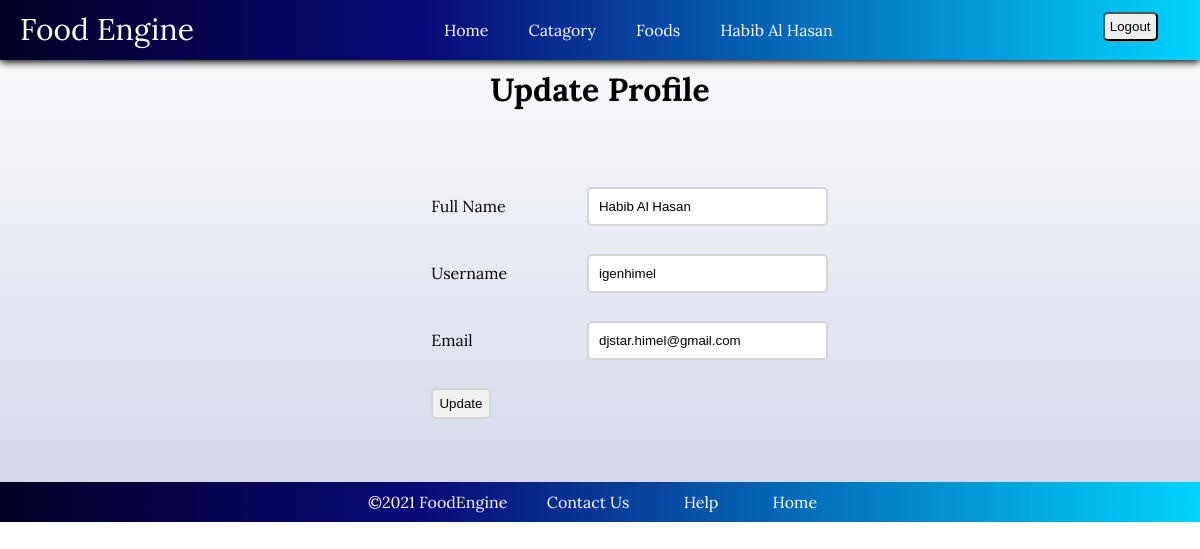
/update_profile.php (signed in), run on the app's committed database.
### tables this page shows
CREATE TABLE `customer` (
  `customer_id` int(11) NOT NULL,
  `customer_name` varchar(30) DEFAULT NULL,
  `username` varchar(15) DEFAULT NULL,
  `email` varchar(30) DEFAULT NULL,
  `password` varchar(40) DEFAULT NULL,
  `contact_number` varchar(11) DEFAULT NULL
);

### update_profile.php (the view, shortened to what this page needs)
<?php
require_once('userpanel.php');
require_once('database.php');
?>
 <?php
            $id=$_SESSION['customer_id'];
            $sql="SELECT * FROM customer WHERE customer_id= '$id'";
            $res=mysqli_query($connect, $sql);
            if($res==true)
            {
                $count = mysqli_num_rows($res);
                if($count>0)
                {
                    $row=mysqli_fetch_assoc($res);
                    $full_name = $row['customer_name'];
                    $username = $row['username'];
                    $email= $row['email'];
                }
                else
                {
                    header('location:user_profile.php');
                }
            }
        ?>
<div class="main-content">
    <div class="wrapper">
        <h1 class="titledashboard">Update Profile</h1>
        <br><br>
        <form action="" method="POST">
            <table class="tbl-31">
                <tr>
                    <td>Full Name </td>
                    <td>
                        <input type="text" name="full_name" value="<?php echo $full_name ?>">
                    </td>
                </tr>
                <tr>
                    <td>Username </td>
                    <td>
                        <input type="text" name="username" value="<?php echo $username ?>">
                    </td>
                </tr>
                <tr>
                    <td>Email </td>
                    <td>
                        <input type="text" name="email" value="<?php echo $email?>">
                    </td>
                </tr>
                <tr>
                    <td colspan="2">
                        <input type="submit" name="updateuser" value="Update" class="btn-secondary">
                    </td>
                </tr>
            </table>
        </form>
    </div>
</div>
<?php
require_once('footers.php');
?>

### userpanel.php (shortened to what this page needs)
<?php
require_once('database.php');
?>
<!DOCTYPE html>
<html lang="en">
<head>
    <link rel="stylesheet" href="user.css">
    <link rel="stylesheet" href="responsive.css">
    <link rel="stylesheet" href="style.css">
</head>
<body>
  <?php
    if(isset($_SESSION['customer_id'])){
        $id=$_SESSION['customer_id'];
        $sql="select * from customer where customer_id=$id";
        $records=mysqli_query($connect,$sql);
        $count=mysqli_num_rows($records);
        if($count==1){
            $row=mysqli_fetch_assoc($records);
            $nameid=$row['customer_name'];
        }
    ?>
   <header class="userheader">
        <ul>
           <li class="title">Food Engine</li>
            <li><a href="mainmenu.php">Home</a></li>
            <li><a href="catagories.php">Catagory</a></li>
            <li><a href="foods.php">Foods</a></li>
            <li><a href="<?php echo "";?>user_profile.php?customer_id=<?php echo $id; ?>"><?php echo $nameid ?></a></li>
            <li>
        <?php
                if(isset($_SESSION['customer_id'])){
                ?>
            <form action="<?php echo ($_SERVER['PHP_SELF']) ?>" method="post">
               <input class="logoutuser" type="submit" value="Logout" name="logoutuser">
            </form>
            </li>
<?php
                }
                else{
                    "";
                }
?>
        </ul>
   </header>
</body>
</html>
<?php
    }
    else{
      echo "<p style='text-align:center; color:red'>No user Logged in. Please Try Again</p>";
    }
    ?>

### user.css (style rules this page uses)
body { margin: 0; font-family: 'Lora', serif; }
.userheader { background: linear-gradient(90deg, rgba(2,0,36,1) 0%, rgba(9,9,121,1) 35%, rgba(0,212,255,1) 100%); margin: 0; box-shadow: 0px 2px 8px 0px rgba(0,0,0,2); color:white; float: left; width: 100%; margin: 0; padding: 0; float: left; }
.userheader ul li { float: left; list-style-type: none; }
.userheader ul li a { text-decoration:none; color: white; padding: 20px; display: inline-block; margin:0; }
.userheader ul { margin: 0; padding: 0; overflow: hidden; }
.title { margin-right: 400px; position: relative; top:10px; font-size: 30px; left: 20px; }
.logoutuser { margin-right: 200px; position: relative; top:12px; padding: 5px; left: 250px; border-radius: 5px; }
a { color: #ff6b81; text-decoration: none; }
.main-content { background: linear-gradient(#ffffff,#D4D9E9); padding: 3% 0; }
.wrapper { padding: 1%; width: 90%; margin: 0 auto; }
.tbl-31 { width: 60%; margin-left: 33%; }
.tbl-31 input[type="text"],input[type="password"] { padding: 10px; padding-right: 50px; border-radius: 5px; outline: 0; border:2px solid #d4d4d4; }
.tbl-31 tr td { padding: 2%; }
.titledashboard { text-align: center; }
.btn-secondary { background-color: #f1f1f1; padding: 1%; color: black; text-decoration: none; border: 2px solid #d4d4d4; border-radius: 5px; }

### responsive.css (style rules this page uses)
@media screen and (max-width:1500px) { .title { margin-right: 300px; position: relative; top:10px; font-size: 30px; left: 20px; } }
@media screen and (max-width:1300px) { .title { margin-right: 250px; position: relative; top:10px; font-size: 30px; left: 20px; } }

### data on the page
customer: customer_name "Habib Al Hasan", full_name "Habib Al Hasan", username "igenhimel", email "djstar.himel@gmail.com"
